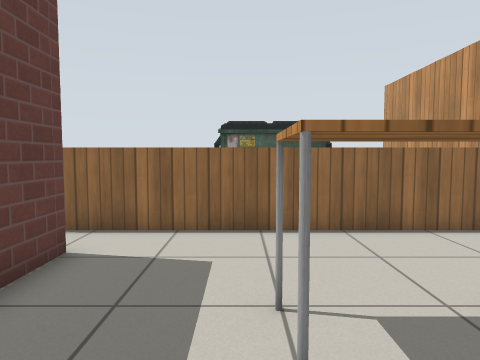
view 1 (above)

22 first-person views from a walk through a robot-simulator world made for Gazebo. The camera is 0.9 m above the floor, tilts 4° down and sees 70° across. The floor is counted in squares, 0.5 m on a side. Each view is taken from the middle of a square. On the plan, view 1 faces up. The plan holds only what a view shows up to about 17 squares ahead; the rest is blank. The robots in the file are not drawn. Gazebo's built-in surfaces are drawn with simple patterns.

view 2
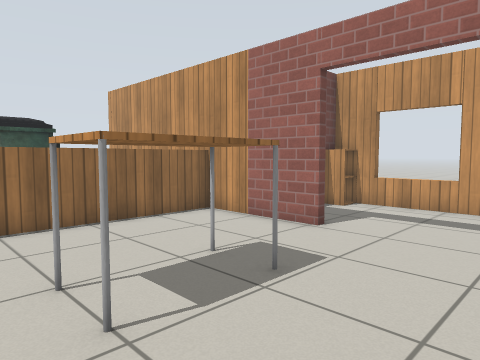

view 3
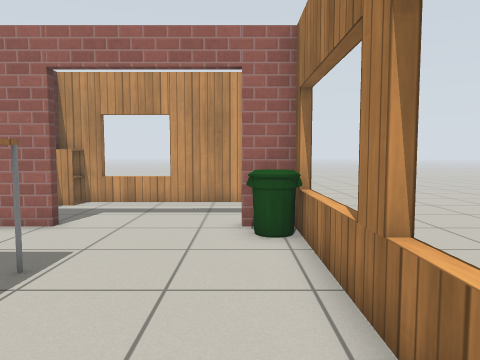

view 4
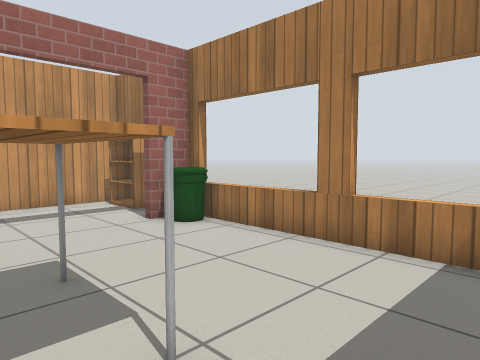

view 5
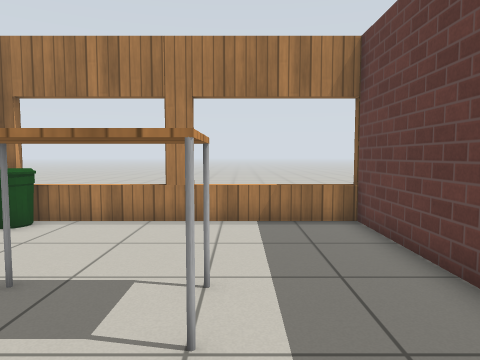

view 6
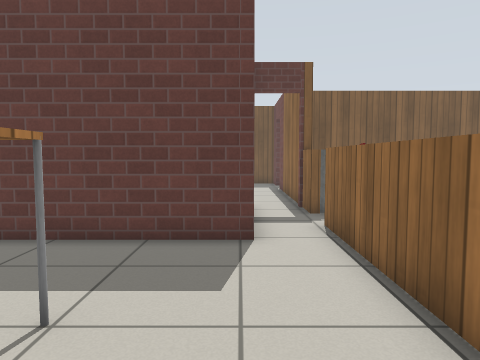

view 7
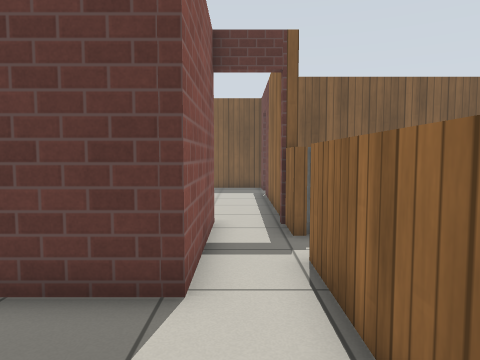

view 8
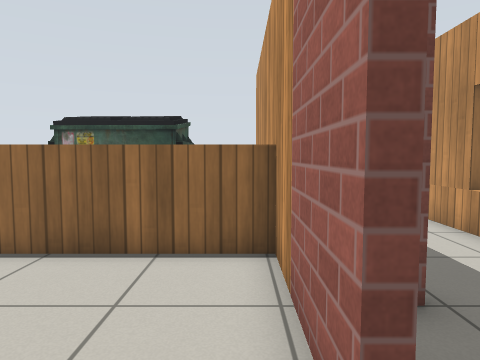

view 9
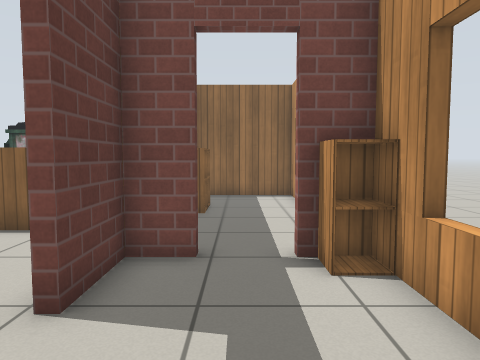

view 10
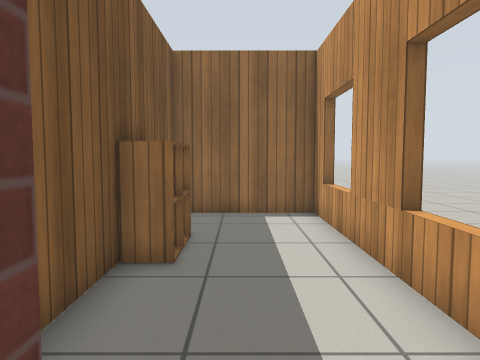

view 11
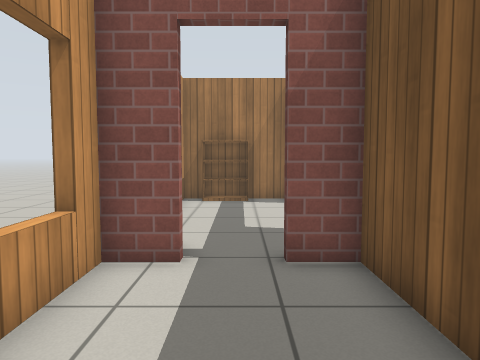

view 12
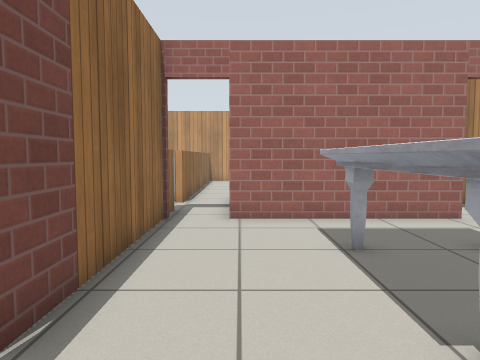

view 13
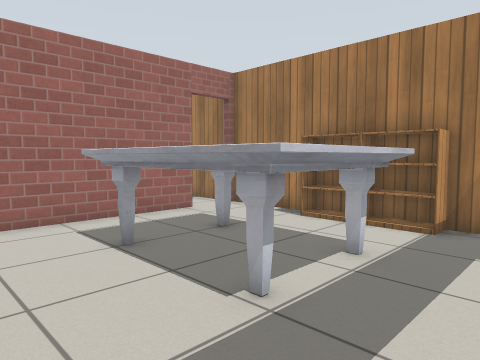

view 14
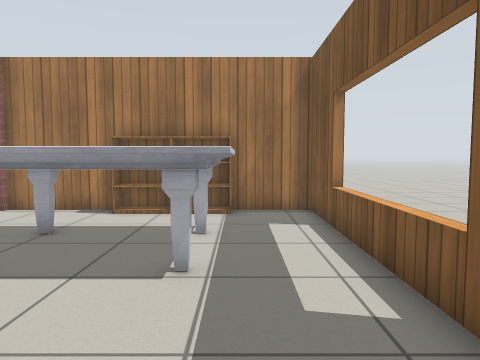

view 15
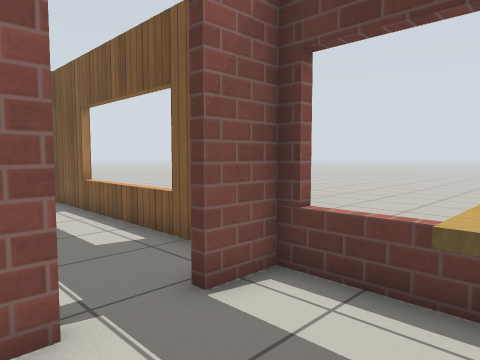

view 16
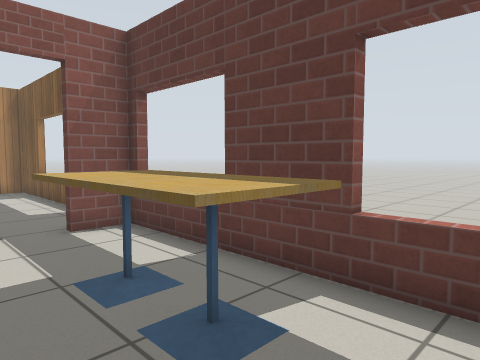

view 17
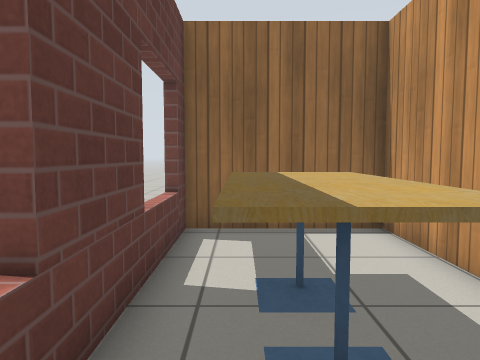

view 18
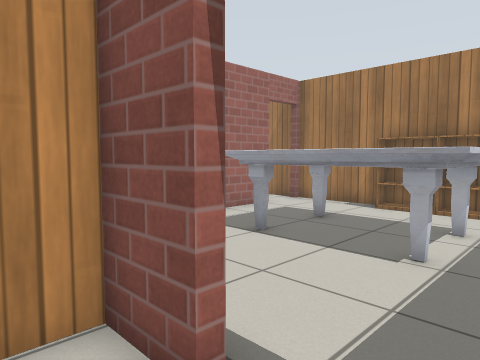

view 19
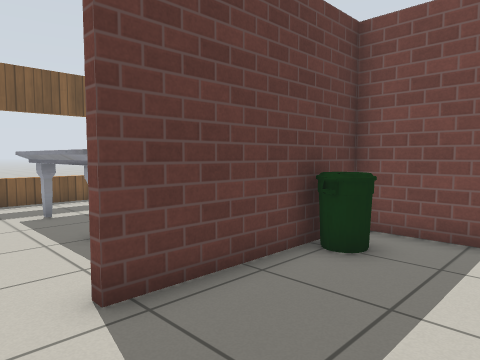

view 20
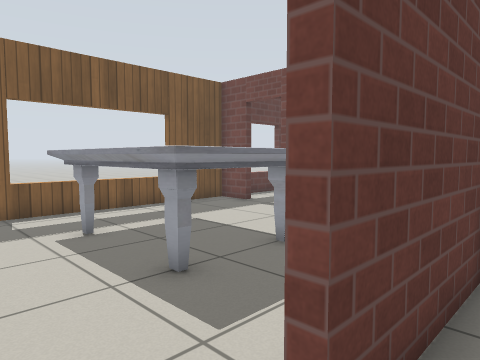

view 21
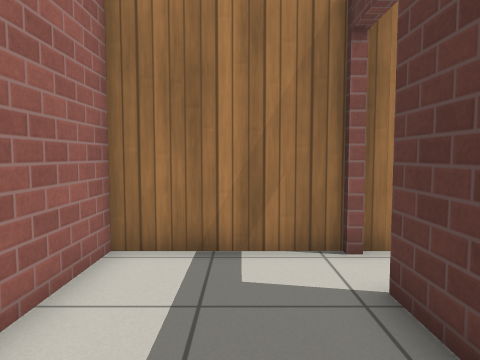

view 22
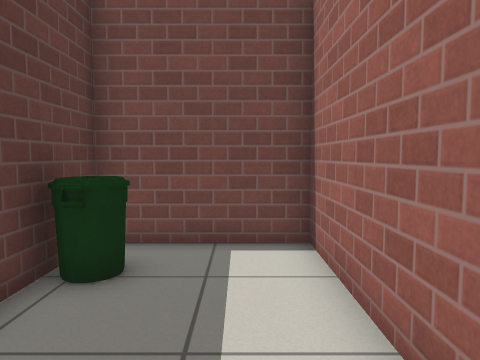

### Floor plan
Ten units are one square. View 1 is at (0, 0); x grows to the right and y downward. Boxes are objects, and circles mark ways between rooms. Rooms are numbered by the first view taken in them; rooms with no view inside come last. Other rooms are left out.
<svg viewBox="-193 -189 316 221">
<path fill="none" stroke="#000" d="M67 -37 67 -86M-45 -63 -33 -63 -33 27M-34 24 67 24 67 10M68 -82 -49 -82M118 -44 113 -44M105 -60 100 -60M83 -60 70 -60 70 -37M70 24 114 24 114 -45M70 -105 70 -63 82 -63M118 -100 113 -100M113 -71 118 -71M118 -146 113 -146M100 -63 105 -63M114 -65 114 -157 70 -157 70 -124M-183 -55 -188 -55M-188 -2 -183 -2M-168 -82 -184 -82 -184 24 -82 24M-83 4 -83 -63M-81 -82 -151 -82M-134 -149 -134 -184 -184 -184 -184 -85 -168 -85M-188 -148 -183 -148M-183 -175 -188 -175M-151 -85 -134 -85 -134 -95M-188 -90 -183 -90M-80 24 -35 24 -35 -60 -79 -60 -79 4"/>
<rect x="5" y="-45" width="30" height="20" fill="#bbb"><title>table</title></rect>
<rect x="55" y="5" width="10" height="20" fill="#bbb"><title>bin</title></rect>
<rect x="85" y="15" width="20" height="10" fill="#bbb"><title>bookshelf</title></rect>
<rect x="105" y="-65" width="10" height="20" fill="#bbb"><title>cabinet</title></rect>
<rect x="65" y="-115" width="20" height="10" fill="#bbb"><title>cabinet</title></rect>
<rect x="65" y="-125" width="20" height="10" fill="#bbb"><title>cabinet</title></rect>
<rect x="-165" y="-45" width="60" height="40" fill="#bbb"><title>marble table</title></rect>
<rect x="-155" y="15" width="20" height="10" fill="#bbb"><title>bookshelf</title></rect>
<rect x="-135" y="15" width="20" height="10" fill="#bbb"><title>bookshelf</title></rect>
<rect x="-175" y="-135" width="20" height="20" fill="#bbb"><title>cafe table</title></rect>
<rect x="-175" y="-155" width="20" height="20" fill="#bbb"><title>cafe table</title></rect>
<rect x="-75" y="-45" width="10" height="10" fill="#bbb"><title>bin</title></rect>
<circle cx="70" cy="-10" r="3" fill="#2a7"/>
<circle cx="95" cy="-60" r="3" fill="#2a7"/>
<circle cx="-155" cy="-80" r="3" fill="#2a7"/>
<circle cx="-80" cy="15" r="3" fill="#2a7"/>
<text x="20" y="-30">1</text>
<text x="100" y="-20">2</text>
<text x="90" y="-110">3</text>
<text x="-140" y="-30">4</text>
<text x="-160" y="-140">5</text>
<text x="-60" y="-20">6</text>
</svg>
Room 1 opens to room 2. Room 2 opens to room 3. Room 4 opens to room 5. Room 4 opens to room 6.

Where each view was taken, in squares from view 1:
view 1: 0 up, 0 right, facing up
view 2: 1 down, 1 left, facing up-right
view 3: 1 down, 2 left, facing right
view 4: 4 up, 2 left, facing down-right
view 5: 7 up, 0 right, facing down
view 6: 6 up, 4 right, facing left
view 7: 7 up, 1 right, facing left
view 8: 2 up, 6 right, facing up
view 9: 0 up, 9 right, facing up
view 10: 5 up, 9 right, facing up
view 11: 12 up, 9 right, facing down
view 12: 6 up, 18 left, facing right
view 13: 7 up, 18 left, facing down-right
view 14: 9 up, 16 left, facing down
view 15: 12 up, 14 left, facing down-left
view 16: 17 up, 14 left, facing down-left
view 17: 10 up, 17 left, facing up
view 18: 10 up, 17 left, facing down-right
view 19: 2 down, 4 left, facing up-left
view 20: 2 down, 7 left, facing up-left
view 21: 4 up, 6 left, facing down
view 22: 1 down, 5 left, facing up
